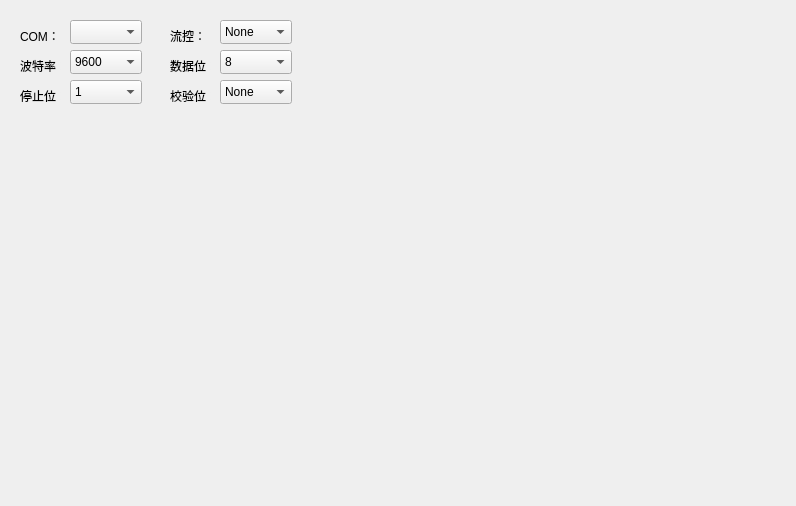
<?xml version="1.0" encoding="UTF-8"?>
<ui version="4.0">
 <class>serialPort</class>
 <widget class="QWidget" name="serialPort">
  <property name="geometry">
   <rect>
    <x>0</x>
    <y>0</y>
    <width>796</width>
    <height>506</height>
   </rect>
  </property>
  <property name="windowTitle">
   <string>Form</string>
  </property>
  <widget class="QLabel" name="label_COM">
   <property name="geometry">
    <rect>
     <x>20</x>
     <y>20</y>
     <width>41</width>
     <height>31</height>
    </rect>
   </property>
   <property name="text">
    <string>COM：</string>
   </property>
  </widget>
  <widget class="QLabel" name="label_Baudrate">
   <property name="geometry">
    <rect>
     <x>20</x>
     <y>50</y>
     <width>41</width>
     <height>31</height>
    </rect>
   </property>
   <property name="text">
    <string>波特率：</string>
   </property>
  </widget>
  <widget class="QLabel" name="label_stopBit">
   <property name="geometry">
    <rect>
     <x>20</x>
     <y>80</y>
     <width>41</width>
     <height>31</height>
    </rect>
   </property>
   <property name="text">
    <string>停止位：</string>
   </property>
  </widget>
  <widget class="QLabel" name="label_calibrate">
   <property name="geometry">
    <rect>
     <x>170</x>
     <y>80</y>
     <width>41</width>
     <height>31</height>
    </rect>
   </property>
   <property name="text">
    <string>校验位：</string>
   </property>
  </widget>
  <widget class="QLabel" name="label_flowcontral">
   <property name="geometry">
    <rect>
     <x>170</x>
     <y>20</y>
     <width>41</width>
     <height>31</height>
    </rect>
   </property>
   <property name="text">
    <string>流控：</string>
   </property>
  </widget>
  <widget class="QLabel" name="label_datebit">
   <property name="geometry">
    <rect>
     <x>170</x>
     <y>50</y>
     <width>41</width>
     <height>31</height>
    </rect>
   </property>
   <property name="text">
    <string>数据位：</string>
   </property>
  </widget>
  <widget class="QComboBox" name="serialList">
   <property name="geometry">
    <rect>
     <x>70</x>
     <y>20</y>
     <width>72</width>
     <height>24</height>
    </rect>
   </property>
  </widget>
  <widget class="QComboBox" name="boundrate">
   <property name="geometry">
    <rect>
     <x>70</x>
     <y>50</y>
     <width>72</width>
     <height>24</height>
    </rect>
   </property>
   <item>
    <property name="text">
     <string>9600</string>
    </property>
   </item>
   <item>
    <property name="text">
     <string>19200</string>
    </property>
   </item>
   <item>
    <property name="text">
     <string>38400</string>
    </property>
   </item>
   <item>
    <property name="text">
     <string>115200</string>
    </property>
   </item>
  </widget>
  <widget class="QComboBox" name="stopbit">
   <property name="geometry">
    <rect>
     <x>70</x>
     <y>80</y>
     <width>72</width>
     <height>24</height>
    </rect>
   </property>
   <item>
    <property name="text">
     <string>1</string>
    </property>
   </item>
   <item>
    <property name="text">
     <string>1.5</string>
    </property>
   </item>
  </widget>
  <widget class="QComboBox" name="calibrate">
   <property name="geometry">
    <rect>
     <x>220</x>
     <y>80</y>
     <width>72</width>
     <height>24</height>
    </rect>
   </property>
   <item>
    <property name="text">
     <string>None</string>
    </property>
   </item>
   <item>
    <property name="text">
     <string>odd</string>
    </property>
   </item>
   <item>
    <property name="text">
     <string>even</string>
    </property>
   </item>
  </widget>
  <widget class="QComboBox" name="flowcontral">
   <property name="geometry">
    <rect>
     <x>220</x>
     <y>20</y>
     <width>72</width>
     <height>24</height>
    </rect>
   </property>
   <item>
    <property name="text">
     <string>None</string>
    </property>
   </item>
   <item>
    <property name="text">
     <string>software</string>
    </property>
   </item>
   <item>
    <property name="text">
     <string>hardware</string>
    </property>
   </item>
  </widget>
  <widget class="QComboBox" name="datebit">
   <property name="geometry">
    <rect>
     <x>220</x>
     <y>50</y>
     <width>72</width>
     <height>24</height>
    </rect>
   </property>
   <item>
    <property name="text">
     <string>8</string>
    </property>
   </item>
   <item>
    <property name="text">
     <string>9</string>
    </property>
   </item>
  </widget>
 </widget>
 <resources/>
 <connections/>
</ui>
